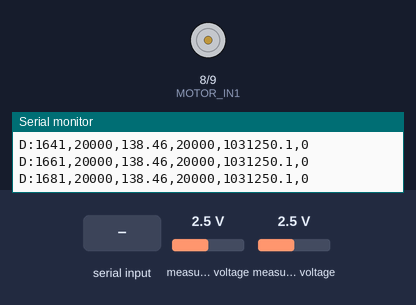
Simulated run of this sketch. Board: ESP32-S3. On the bench: motor-driver pin pairs drawn as motors (green arrow = first pin HIGH = forward, orange = second pin HIGH = backward, longer = more drive), the last lines printed to the serial monitor. Inputs (shaded band) come from the test bench; at power-on: measured voltage 2.5 V.

Above: at 1.7 s.
1.8 s: "PWM:90\n" received over Serial
At 2.4 s:
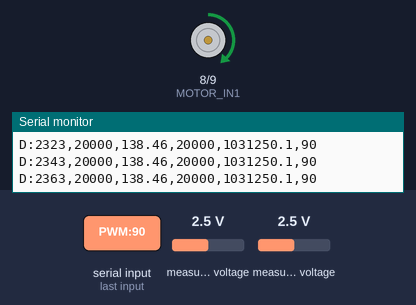
3.3 s: "STOP\n" received over Serial
At 3.7 s:
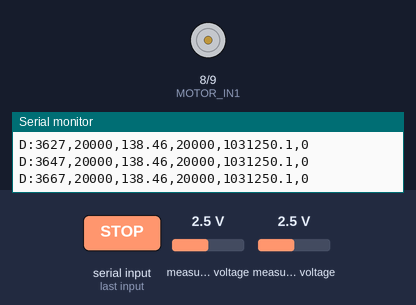
Timing chart, 0 to 6.3 s (numbered marks = the images above; inputs shaded):
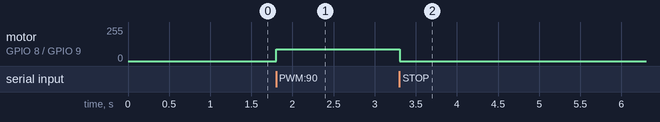

The sketch:

PIDpwmClaude.ino
```cpp
/*
 * ============================================================
 *  ESP32-S3 Data Collector — Phase 1 (CNN Training Data)
 *  อิงจากโค้ด Debug ที่เวิร์กแล้ว + เพิ่ม USB CDC Protocol สำหรับ PC
 * ============================================================
 *  Hardware (เหมือน Debug):
 *    - ESP32-S3 DevModule (USB Native CDC)
 *    - ADS1115 16-bit ADC (I2C: SDA=1, SCL=2)
 *      - Ch0: Potentiometer (Position)
 *      - Ch1: Voltage Divider (Pressure Sensor)
 *    - MX1508 Motor Driver (IN1=GPIO8, IN2=GPIO9)
 *
 *  Requires: ESP32 Arduino Core v3.x, Adafruit ADS1X15
 *
 *  Protocol (USB CDC):
 *    ESP32 → PC (100Hz):
 *      "D:<t_ms>,<adc0>,<pos_deg>,<adc1>,<resistance>,<pwm>\n"
 *
 *    PC → ESP32 (Commands):
 *      "PWM:<-255~255>"   → สั่ง PWM ตรง
 *      "STOP"             → หยุดมอเตอร์
 * ============================================================
 */

#include <Wire.h>
#include <Adafruit_ADS1X15.h>

// ===================== Pin / Config ========================
#define I2C_SDA        1
#define I2C_SCL        2
#define MOTOR_IN1      8
#define MOTOR_IN2      9

#define PWM_FREQ       20000
#define PWM_RESOLUTION 8      // 0-255

// Sensor (เหมือน Debug ทุกอย่าง)
#define R_FIXED        330000.0f
#define VIN            3.3f
#define POT_ADC_MIN    0
#define POT_ADC_MAX    26000
#define POT_DEG_MIN    0.0f
#define POT_DEG_MAX    180.0f

// Timing
#define SENSOR_INTERVAL_US  20000   // 20ms = 50Hz (Issue 7: was 10ms; ADS1115 at 128SPS needs more loop time)
// Watchdog removed — PC controls motor directly

// ===================== Globals =============================
Adafruit_ADS1115 ads;
bool adsReady      = false;
bool motorEnabled  = true;
int  currentPWM    = 0;

unsigned long lastSensorRead  = 0;

// ===================== Helpers =============================
float mapFloat(float x, float in_min, float in_max, float out_min, float out_max) {
  return (x - in_min) * (out_max - out_min) / (in_max - in_min) + out_min;
}

void setMotor(int pwm) {
  currentPWM = constrain(pwm, -255, 255);
  if (!motorEnabled) return;

  if (currentPWM > 0) {
    ledcWrite(MOTOR_IN1, currentPWM);
    ledcWrite(MOTOR_IN2, 0);
  } else if (currentPWM < 0) {
    ledcWrite(MOTOR_IN1, 0);
    ledcWrite(MOTOR_IN2, -currentPWM);
  } else {
    ledcWrite(MOTOR_IN1, 0);
    ledcWrite(MOTOR_IN2, 0);
  }
}

void stopMotor() {
  currentPWM = 0;
  ledcWrite(MOTOR_IN1, 0);
  ledcWrite(MOTOR_IN2, 0);
}

// ===================== SETUP ===============================
void setup() {
  Serial.begin(115200);
  delay(500);

  // I2C (เหมือน Debug)
  Wire.begin(I2C_SDA, I2C_SCL);
  Wire.setClock(400000);

  // ADS1115 (เหมือน Debug)
  if (ads.begin()) {
    adsReady = true;
    ads.setGain(GAIN_ONE);
    ads.setDataRate(RATE_ADS1115_128SPS);   // Issue 7 H2: was 860SPS; 128SPS gives S/H time to acquire AIN1 through ~226k source impedance
  } else {
    Serial.println("ERR:ADS_NOT_FOUND");
  }

  // Motor PWM — v3.x API (เหมือน Debug)
  ledcAttach(MOTOR_IN1, PWM_FREQ, PWM_RESOLUTION);
  ledcAttach(MOTOR_IN2, PWM_FREQ, PWM_RESOLUTION);
  stopMotor();

  // Issue 7 boot self-test: read AIN1 once at idle, print computed R.
  // Operator can spot-check ADC chain matches multimeter without opening a CSV.
  if (adsReady) {
    delay(50);
    int16_t self_v = ads.readADC_SingleEnded(1);
    float vout = self_v * 0.000125f;
    float r_k  = (vout > 0 && vout < VIN) ? (R_FIXED * vout / (VIN - vout)) / 1000.0f : -1.0f;
    Serial.print("I:CALIB,adc1=");
    Serial.print(self_v);
    Serial.print(",Vout=");
    Serial.print(vout, 3);
    Serial.print(",R_kohm=");
    Serial.println(r_k, 1);
  }

  Serial.println("READY");
}

// ===================== LOOP ================================
void loop() {
  unsigned long now = millis();

  // -------- 1) (Watchdog removed) --------

  // -------- 2) รับคำสั่งจาก PC --------
  while (Serial.available()) {
    String cmd = Serial.readStringUntil('\n');
    cmd.trim();
    if (cmd.length() == 0) continue;

    if (cmd == "STOP") {
      stopMotor();
      Serial.println("I:STOPPED");
    }
    else if (cmd.startsWith("PWM:")) {
      if (!motorEnabled) {
        motorEnabled = true;
      }
      int val = cmd.substring(4).toInt();
      setMotor(val);
    }
  }

  // -------- 3) อ่าน Sensor + ส่งข้อมูล 100Hz --------
  unsigned long nowUs = micros();
  if ((nowUs - lastSensorRead) >= SENSOR_INTERVAL_US) {
    lastSensorRead = nowUs;

    int16_t adc0_raw = -1;
    int16_t adc1_raw = -1;
    float   position = -1.0f;
    float   resistance = -1.0f;

    if (adsReady) {
      // Ch0: Potentiometer → Position (เหมือน Debug)
      adc0_raw = ads.readADC_SingleEnded(0);
      position = mapFloat((float)adc0_raw, POT_ADC_MIN, POT_ADC_MAX,
                          POT_DEG_MIN, POT_DEG_MAX);
      position = constrain(position, POT_DEG_MIN, POT_DEG_MAX);

      delayMicroseconds(200);   // Issue 7 H2: AIN1 mux + S/H settle through high-Z source

      // Ch1: Voltage Divider → Resistance (เหมือน Debug)
      adc1_raw = ads.readADC_SingleEnded(1);
      float Vout = adc1_raw * 0.125f / 1000.0f;
      if (Vout > 0.001f && Vout < (VIN - 0.001f)) {
        resistance = R_FIXED * (Vout / (VIN - Vout));
      }
    }

    // Packet: D:<t_ms>,<adc0>,<pos>,<adc1>,<resistance>,<pwm>
    Serial.print("D:");
    Serial.print(now);
    Serial.print(',');
    Serial.print(adc0_raw);
    Serial.print(',');
    Serial.print(position, 2);
    Serial.print(',');
    Serial.print(adc1_raw);
    Serial.print(',');
    Serial.print(resistance, 1);
    Serial.print(',');
    Serial.println(currentPWM);
  }
}
```

Measured:
- after the input at 1.8 s, motor on GPIO 8 (MOTOR_IN1) / GPIO 9 (MOTOR_IN2): stopped → forward 90/255 at once
- after the input at 3.3 s, motor on GPIO 8 (MOTOR_IN1) / GPIO 9 (MOTOR_IN2): forward 90/255 → stopped at once
